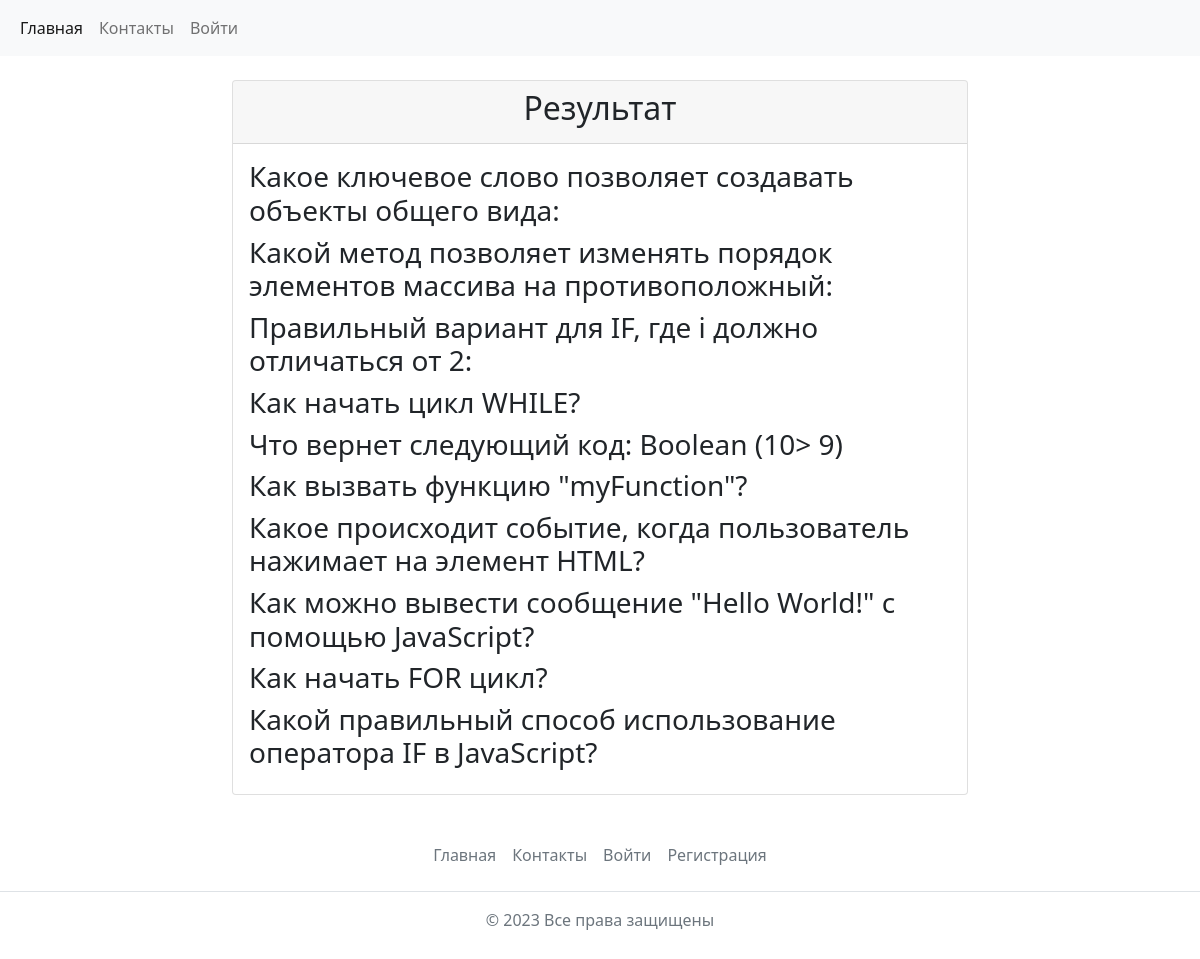
The page /result.php on the database its author committed.
### tables this page shows
CREATE TABLE `questions` (
  `id` int NOT NULL,
  `test_id` int NOT NULL,
  `question` varchar(255) NOT NULL
);

### result.php (the view, shortened to what this page needs)
<?php
    require_once './function/connect.php';
    $questions = "SELECT * FROM questions WHERE test_id = 5 ";
    $questions_run = mysqli_query($connect, $questions);
?>
<!DOCTYPE html>
<html lang="ru">
<head>
    <link href="https://cdn.jsdelivr.net/npm/bootstrap@5.0.2/dist/css/bootstrap.min.css" rel="stylesheet">
    <link rel="stylesheet" href="css/app.css">
</head>
<body>
<div class="wrapper">
    <div class="content">
        <nav class="navbar navbar-expand-lg navbar-light bg-light">
            <div class="container-fluid">
                <div class="collapse navbar-collapse" id="navbarNav">
                <ul class="navbar-nav">
                    <li class="nav-item">
                        <a class="nav-link active" aria-current="page" href="admin.php">Главная</a>
                    </li>
                    <li class="nav-item">
                        <a class="nav-link" href="contact.php">Контакты</a>
                    </li>
                    <li class="nav-item">
                        <a class="nav-link" href="auth.php">Войти</a>
                    </li>
                </ul>
                </div>
            </div>
        </nav>
        <div class="container">
            <div class="row justify-content-center">
                <div class="col-md-8">
                    <div class="card mt-4">
                        <div class="card-header">
                            <h2 class="text-center">Результат</h2>
                        </div>
                        <div class="card-body">
                            <?php
                            if(mysqli_num_rows($questions_run)>0)
                            {
                                foreach($questions_run as $questions):
                                    ?>
                                            <h3><?php echo $questions['question'];?></h3>
                                    <?php
                                endforeach;
                            }
                        ?>
                        </div>
                    </div>
                </div>
            </div>
        </div>
    </div>
    <div class="footer">
        <footer class="py-3 my-4">
            <ul class="nav justify-content-center border-bottom pb-3 mb-3">
                <li class="nav-item"><a href="admin.php" class="nav-link px-2 text-muted">Главная</a></li>
                <li class="nav-item"><a href="contact.php" class="nav-link px-2 text-muted">Контакты</a></li>
                <li class="nav-item"><a href="auth.php" class="nav-link px-2 text-muted">Войти</a></li>
                <li class="nav-item"><a href="register.php" class="nav-link px-2 text-muted">Регистрация</a></li>
            </ul>
            <p class="text-center text-muted">&copy; <?php echo date('Y')?> Все права защищены</p>
        </footer>
    </div>
</div>
</body>
</html>

### css/app.css (style rules this page uses)
* { margin: 0; padding: 0; }
html, body { height: 100%; }
.wrapper { display: flex; flex-direction: column; min-height: 100%; }
.content { flex: 1 0 auto; }
.footer { flex: 0 0 auto; }

### rows shown on the page
questions: question "Какое ключевое слово позволяет создавать объекты общего вида:"
questions: question "Какой метод позволяет изменять порядок элементов массива на противоположный:"
questions: question "Правильный вариант для IF, где i должно отличаться от 2:"
questions: question "Как начать цикл WHILE?"
questions: question "Что вернет следующий код: Boolean (10> 9)"
questions: question "Как вызвать функцию \"myFunction\"?"
questions: question "Какое происходит событие, когда пользователь нажимает на элемент HTML?"
questions: question "Как можно вывести сообщение \"Hello World!\" с помощью JavaScript?"
questions: question "Как начать FOR цикл?"
questions: question "Какой правильный способ использование оператора IF в JavaScript?"
